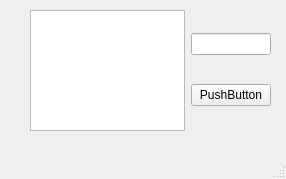
<?xml version="1.0" encoding="UTF-8"?>
<ui version="4.0">
 <class>MainWindow</class>
 <widget class="QMainWindow" name="MainWindow">
  <property name="geometry">
   <rect>
    <x>0</x>
    <y>0</y>
    <width>286</width>
    <height>179</height>
   </rect>
  </property>
  <property name="windowTitle">
   <string>MainWindow</string>
  </property>
  <widget class="QWidget" name="centralwidget">
   <widget class="QWidget" name="horizontalLayoutWidget">
    <property name="geometry">
     <rect>
      <x>30</x>
      <y>10</y>
      <width>241</width>
      <height>121</height>
     </rect>
    </property>
    <layout class="QHBoxLayout" name="horizontalLayout">
     <item>
      <widget class="QPlainTextEdit" name="impresion">
       <property name="styleSheet">
        <string notr="true">font: italic 46pt &quot;Vivaldi&quot;;</string>
       </property>
      </widget>
     </item>
     <item>
      <spacer name="horizontalSpacer">
       <property name="orientation">
        <enum>Qt::Horizontal</enum>
       </property>
       <property name="sizeHint" stdset="0">
        <size>
         <width>40</width>
         <height>20</height>
        </size>
       </property>
      </spacer>
     </item>
     <item>
      <layout class="QVBoxLayout" name="verticalLayout">
       <item>
        <widget class="QLineEdit" name="campoTxt"/>
       </item>
       <item>
        <widget class="QPushButton" name="pushButton">
         <property name="text">
          <string>PushButton</string>
         </property>
        </widget>
       </item>
      </layout>
     </item>
    </layout>
   </widget>
  </widget>
  <widget class="QMenuBar" name="menubar">
   <property name="geometry">
    <rect>
     <x>0</x>
     <y>0</y>
     <width>286</width>
     <height>21</height>
    </rect>
   </property>
  </widget>
  <widget class="QStatusBar" name="statusbar"/>
 </widget>
 <resources/>
 <connections/>
</ui>
